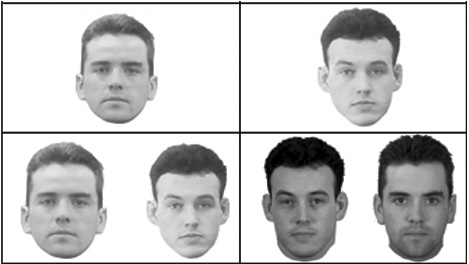
#> input picture Sprint 2/trialPics/error.jpg, 469 x 264 px
$ python face_detect.py 'Sprint 2/trialPics/error.jpg'   (older library calls are emulated)
#> lines starting #> are read from the running program, lines starting #| are printed output that depends on the picture; after the words box and inside, x2 and y2 are one past the last pixel; in counts of white or black regions, pixels touching at a corner belong together
import cv2
import sys

# Get image from user
imgPath = sys.argv[1]
cascPath = "haarcascade_frontalface_default.xml"

# Create the haar cascade
faceCascade = cv2.CascadeClassifier(cascPath)

# Read the image
image = cv2.imread(imgPath)
#> image is the input picture: shape (264, 469, 3); min 0, max 255, mean 203.6
gray = cv2.cvtColor(image, cv2.COLOR_BGR2GRAY)

# Detect faces in the image
faces = faceCascade.detectMultiScale(
    gray,
    scaleFactor=1.1,
    minNeighbors=5,
    minSize=(30, 30),
    flags = cv2.cv.CV_HAAR_SCALE_IMAGE
)
#> faces = [[261, 170, 81, 81], [151, 173, 80, 80], [319, 36, 88, 88], [374, 167, 82, 82], [73, 34, 88, 88], [20, 165, 89, 89]]

print("Found {0} faces.".format(len(faces)))
#| Found 6 faces.

# Draw a rectangle around the faces
for (x, y, w, h) in faces:
    cv2.rectangle(image, (x, y), (x+w, y+h), (0, 255, 0), 2)
#> this loop made 6 passes
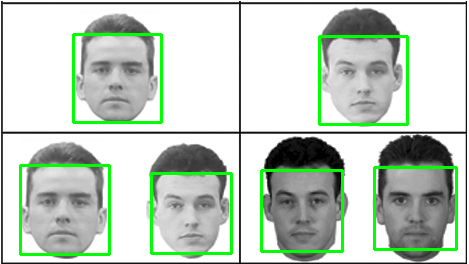
#> image: shape (264, 469, 3); 4.9% of pixels changed, all inside (x1, y1, x2, y2) = (19, 33, 458, 256)

cv2.imshow("Faces found", image)
cv2.waitKey(0)

$ run again, on Sprint 2/trialPics/pauly.jpg
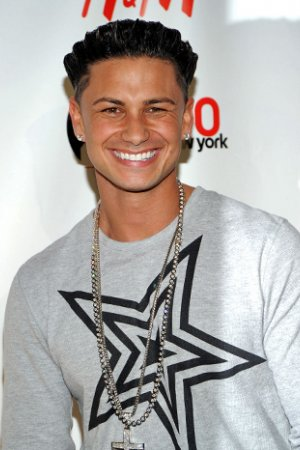
#> input picture Sprint 2/trialPics/pauly.jpg, 300 x 450 px
#> image is the input picture: shape (450, 300, 3); mean B, G, R 169.2, 172.5, 178.3
#> `gray = cv2.cvtColor(image, cv2.COLOR_BGR2GRAY)`:
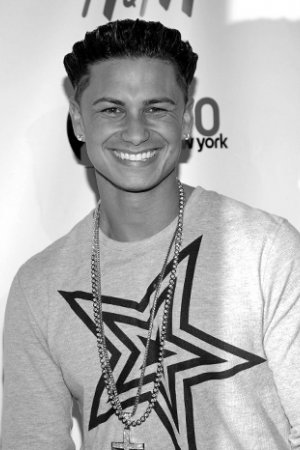
#> gray: shape (450, 300); min 0, max 255, mean 173.9
#> faces = [[71, 59, 126, 126]]
#| Found 1 faces.
#> the loop `for (x, y, w, h) in faces:` made 1 pass
#> after the loop `for (x, y, w, h) in faces:`:
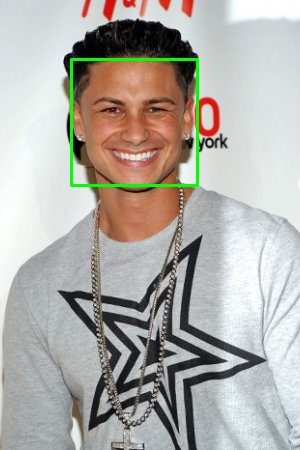
#> image: shape (450, 300, 3); 1.12% of pixels changed, all inside (x1, y1, x2, y2) = (70, 58, 199, 187)
